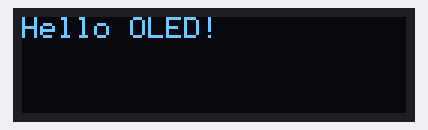
Recording of a sketch running on a simulated Arduino Uno, built with avr-gcc and run on an emulated ATmega328P. Shown: 128×32 one-colour display.

Above: at 0.1 s.
At 2.1 s:
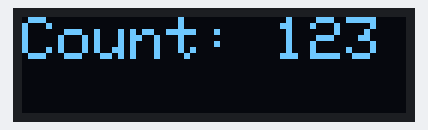

The sketch:

arduino.ino
```cpp
// use `Adafruit SSD1306` lib by adafruit
#include <Adafruit_SSD1306.h>
#include <Adafruit_GFX.h>
#include <Wire.h>

#define SCREEN_WIDTH 128
#define SCREEN_HEIGHT 32  // 32 for 0.91", 64 for 0.96"

#define OLED_RESET -1
Adafruit_SSD1306 display(SCREEN_WIDTH, SCREEN_HEIGHT, &Wire, OLED_RESET);

void setup() {
  Serial.begin(9600);
  Wire.begin();

  if (!display.begin(SSD1306_SWITCHCAPVCC, 0x3C)) {
    Serial.println("SSD1306 failed");
    while (1);
  }

  display.clearDisplay();
  display.setTextSize(1);
  display.setTextColor(SSD1306_WHITE);
  display.setCursor(0, 0);
  display.println("Hello OLED!");
  display.display();
}

void loop() {
  delay(2000);
  display.clearDisplay();
  display.setTextSize(2);
  display.setCursor(0, 0);
  display.println("Count: 123");
  display.display();
}
```
